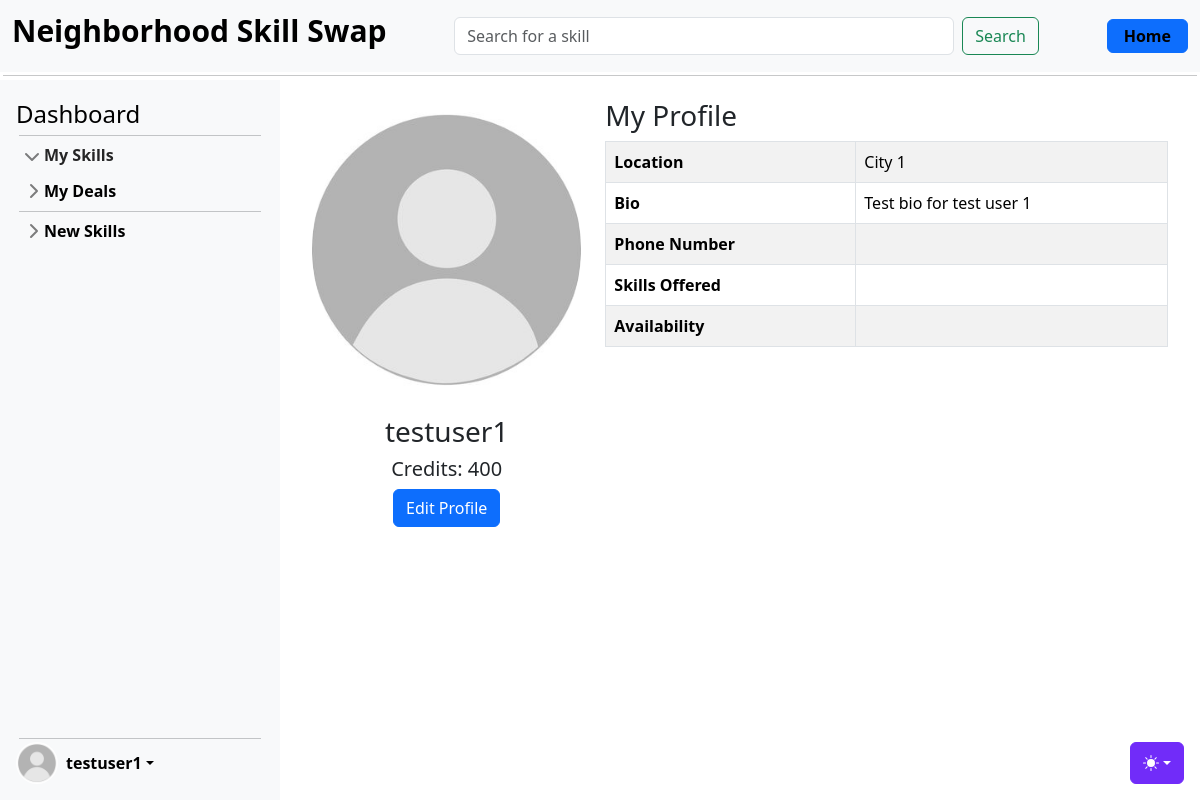
The app's page /accounts/profile/2/ (signed in), older data.
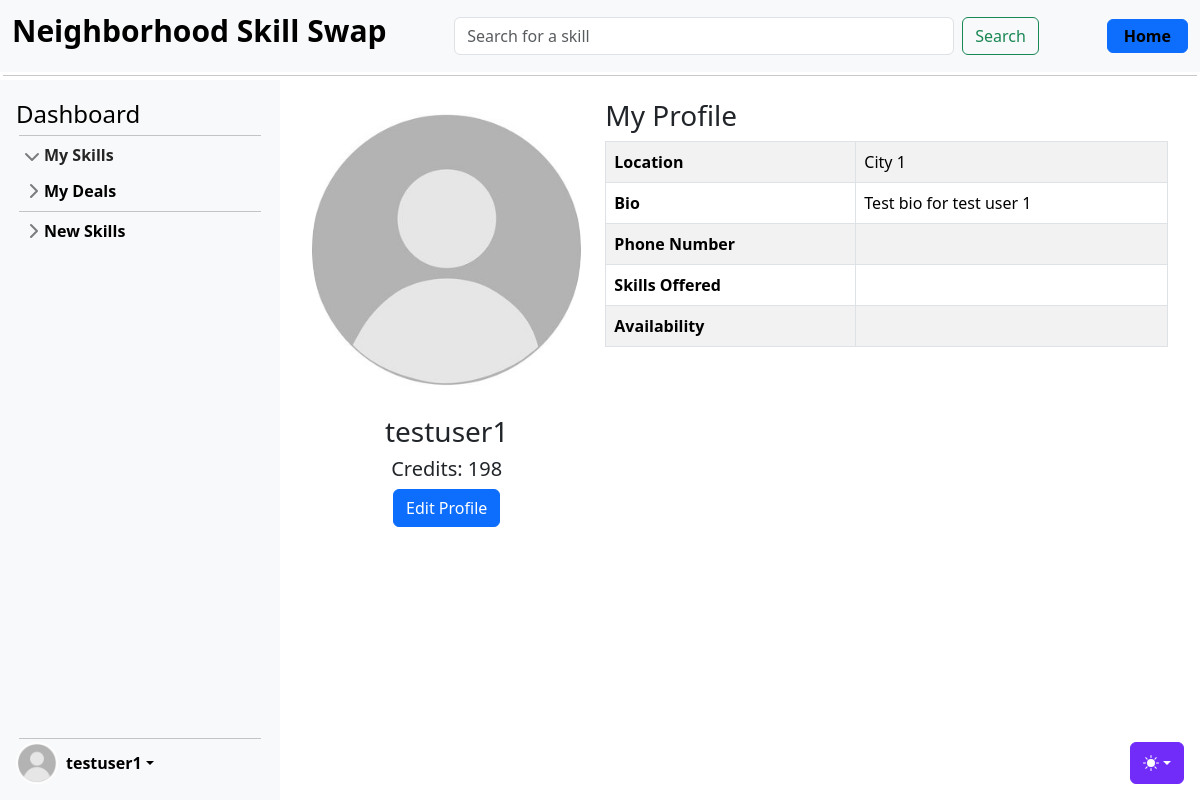
The same page, newer data.
### accounts/models.py (models this page shows, shortened)
class CustomUser(AbstractUser):
    age = models.PositiveIntegerField(null=True, blank=True)

class UserProfile(models.Model):
    user = models.OneToOneField(
        CustomUser, on_delete=models.CASCADE, related_name="profile"
    )  # A one-to-one link to the user model
    profile_image = models.ImageField(
        upload_to="profile_images/", null=True, blank=True
    )  # A field to upload a profile image
    location = models.CharField(
        max_length=255, blank=True
    )  # Information about where the user is located (could be a city, region, or specific address)
    bio = models.TextField(
        max_length=500, blank=True
    )  # A short biography or description about the user.
    phone_number = models.CharField(
        max_length=20, blank=True
    )  # A phone number for contact purposes
    skills_offered = models.TextField(
        max_length=500, blank=True
    )  # A field to summarize the skills the user offers
    availability = models.CharField(
        max_length=255, blank=True
    )  # Information about the user's general availability (e.g., evenings, weekends)
    credits = models.IntegerField(
        default=0
    )  # Field to store the number of credits a user has

### accounts/views.py (the view)
# urls.py: path("profile/<int:user_id>/", ProfileView.as_view(), name="profile"),
class ProfileView(UserPassesTestMixin, DetailView):
    model = UserProfile
    template_name = "registration/profile.html"
    context_object_name = "profile"
    def get_object(self):
        try:
            return UserProfile.objects.get(user__id=self.kwargs["user_id"])
        except UserProfile.DoesNotExist:
            user = CustomUser.objects.get(id=self.kwargs["user_id"])
            return UserProfile.objects.create(user=user)
    def test_func(self) -> bool:
        return self.request.user.id == self.kwargs["user_id"]

### templates/registration/profile.html
{% extends 'base.html' %}
{% load static %}
{% block content %}
<div class="container">
    <div class="row">
        <div class="col-md-4">
            <div class="card-body text-center">
                {% if user.profile.profile_image %}
                    <img src="{{ user.profile.profile_image.url }}" alt="Profile Picture" class="profile-img mb-3 img-fluid">
                {% else %}
                    <img src="{% static 'img/default_pic.jpg' %}" alt="Profile Picture" class="profile-img mb-3 img-fluid">
                {% endif %}
                <h3>{{ user.username }}</h3>
                <h5>Credits: {{ user.profile.credits }}</h5>
                <a href="{% url 'profile_update' user.id %}" class="btn btn-primary">Edit Profile</a>
            </div>
        </div>
        <div class="col-md-8">
            <h3>My Profile</h3>
            <table class="table table-bordered table-striped">
                <tbody>
                    <tr>
                        <th scope="row">Location</th>
                        <td>{{ user.profile.location }}</td>
                    </tr>
                    <tr>
                        <th scope="row">Bio</th>
                        <td>{{ user.profile.bio }}</td>
                    </tr>
                    <tr>
                        <th scope="row">Phone Number</th>
                        <td>{{ user.profile.phone_number }}</td>
                    </tr>
                    <tr>
                        <th scope="row">Skills Offered</th>
                        <td>{{ user.profile.skills_offered }}</td>
                    </tr>
                    <tr>
                        <th scope="row">Availability</th>
                        <td>{{ user.profile.availability }}</td>
                    </tr>
                </tbody>
            </table>
        </div>
    </div>
    </div>
</div>
{% endblock %}

### templates/base.html (shortened to what this page needs)
{% load static %}
<!doctype html>
<html lang="en" data-bs-theme="auto">
<head>
  <link href="{% static 'css/bootstrap.min.css' %}" rel="stylesheet">
  <link href="{% static 'css/sidebars.css' %}" rel="stylesheet">
  <link href="{% static 'css/main.css' %}" rel="stylesheet">
  <link href="{% static 'css/profile.css' %}" rel="stylesheet">
</head>
<body>
  <div class="dropdown position-fixed bottom-0 end-0 mb-3 me-3 bd-mode-toggle">
    <button class="btn btn-bd-primary py-2 dropdown-toggle d-flex align-items-center"
            id="bd-theme"
            type="button"
            aria-expanded="false"
            data-bs-toggle="dropdown"
            aria-label="Toggle theme (auto)">
      <svg class="bi my-1 theme-icon-active" width="1em" height="1em"><use href="#circle-half"></use></svg>
    </button>
  </div>
<header class="site-header sticky-top">
  <nav class="navbar navbar-expand-lg bg-body-tertiary">
      <div class="container-fluid">
          <h2 class="navbar-brand mx-auto site-title link-body-emphasis text-decoration-none">
              Neighborhood Skill Swap
          </h2>
          <div class="collapse navbar-collapse justify-content-center" id="navbarNav">
            <form action="{% url 'skill_search' %}" method="get" class="d-flex" role="search">
                <input class="form-control me-2" type="search" name="search_term" placeholder="Search for a skill" aria-label="Search" style="width: 500px">
                <button class="btn btn-outline-success" type="submit">Search</button>
            </form>
          </div>
          <div class="navbar-nav ms-auto">
              <a class="btn btn-primary fw-bold text-black py-1 px-3" href="http://127.0.0.1:8000/">Home</a>
          </div>
      </div>
  </nav>
  <hr>
</header>
<main class="d-flex flex-nowrap">
  <div class="d-flex flex-nowrap">
    {% include 'partials/_sidebar.html' %}
  </div>
  <div class="flex-grow-1 main-content">
    {% block content %}
    {% endblock %}
</main>
</body>
</html>

### templates/partials/_sidebar.html (shortened to what this page needs)
{% load static %}
<div class="sidebar d-flex flex-column flex-shrink-0 p-3 bg-body-tertiary" style="width: 280px;">
    <a href="{% url 'dashboard' user.id %}" class="d-flex align-items-center mb-3 mb-md-0 me-md-auto link-body-emphasis text-decoration-none">
        <span class="fs-4">Dashboard</span>
    </a>
    <hr>
    <ul class="list-unstyled ps-0">
        <li class="mb-1">
            <button class="btn btn-toggle d-inline-flex align-items-center rounded border-0 collapsed" data-bs-toggle="collapse" data-bs-target="#home-collapse" aria-expanded="true">
                My Skills
            </button>
        </li>
        <li class="mb-1">
            <button class="btn btn-toggle d-inline-flex align-items-center rounded border-0 collapsed" data-bs-toggle="collapse" data-bs-target="#dashboard-collapse" aria-expanded="false">
                My Deals
            </button>
        </li>
        <hr>
        <li class="mb-1">
            <button class="btn btn-toggle d-inline-flex align-items-center rounded border-0 collapsed" data-bs-toggle="collapse" data-bs-target="#orders-collapse" aria-expanded="false">
                New Skills
            </button>
        </li>
    </ul>
    <div class="dropdown mt-auto">
        <hr>
        <a href="#" class="d-flex align-items-center link-body-emphasis text-decoration-none dropdown-toggle" data-bs-toggle="dropdown" aria-expanded="false">
            {% if user.is_authenticated %}
                {% if user.profile.profile_image %}
                    <img src="{{ user.profile.profile_image.url }}" alt="mdo" width="42" height="42" class="rounded-circle me-2">
                {% else %}
                    <img src="{% static 'img/default_pic.jpg' %}" alt="" width="42" height="42" class="rounded-circle me-2">
                {% endif %}
                <strong>{{ user.username }}</strong>
            {% else %}
                <strong>User</strong>
            {% endif %}
        </a>
    </div>
</div>

### static/css/sidebars.css (style rules this page uses)
body { min-height: 100vh; min-height: -webkit-fill-available; }
html { height: -webkit-fill-available; }
main { height: 100vh; height: -webkit-fill-available; max-height: 100vh; overflow-x: auto; overflow-y: hidden; }
.dropdown-toggle { outline: 0; }
.btn-toggle { padding: .25rem .5rem; font-weight: 600; color: var(--bs-emphasis-color); background-color: transparent; }
.btn-toggle::before { width: 1.25em; line-height: 0; transition: transform .35s ease; transform-origin: .5em 50%; }
.btn-toggle[aria-expanded="true"] { color: rgba(var(--bs-emphasis-color-rgb), .85); }
.btn-toggle[aria-expanded="true"]::before { transform: rotate(90deg); }

### static/css/main.css (style rules this page uses)
.bi { vertical-align: -.125em; fill: currentColor; }
.btn-bd-primary { --bd-violet-bg: #712cf9; --bd-violet-rgb: 112.520718, 44.062154, 249.437846; --bs-btn-font-weight: 600; --bs-btn-color: var(--bs-white); --bs-btn-bg: var(--bd-violet-bg); --bs-btn-border-color: var(--bd-violet-bg); --bs-btn-hover-color: var(--bs-white); --bs-btn-hover-bg: #6528e0; --bs-btn-hover-border-color: #6528e0; --bs-btn-focus-shadow-rgb: var(--bd-violet-rgb); --bs-btn-active-color: var(--bs-btn-hover-color); --bs-btn-active-bg: #5a23c8; --bs-btn-active-border-color: #5a23c8; }
.bd-mode-toggle { z-index: 1500; }
.site-title { font-size: 30px; font-weight: bold; color: whitesmoke; margin-bottom: 10px; }
hr { margin: 3px; }
.site-header { margin-bottom: 0; }
.sidebar { position: fixed; top: 80px; left: 0; bottom: 0; width: 280px; padding: 20px; background-color: #f8f9fa; overflow-y: auto; z-index: 1000; }
.main-content { margin-left: 280px; padding: 20px; }

### static/css/profile.css (style rules this page uses)
.profile-img { border-radius: 50%; width: 300px; height: 300px; object-fit: cover; }
.table-striped tbody tr:nth-of-type(odd) { background-color: #ffffff; }
.table th { width:250px; height: auto; }

Row changes from the older to the newer data that the page shows:
changed CustomUser "testuser1": profile.credits "400" → "198"
